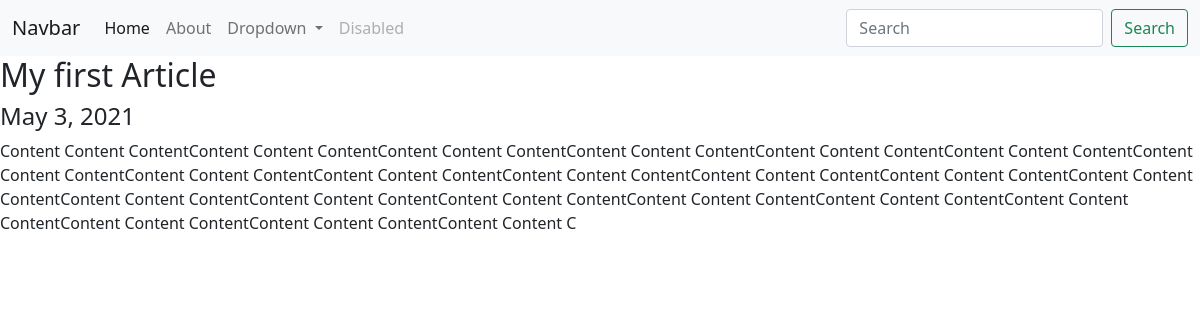
Page /blog/1/ on the committed database.
### blog/models.py (models this page shows, shortened)
class Blog(models.Model):
    title = models.CharField(max_length=100)
    published_date = models.DateField()
    content = models.TextField(max_length=500)

### blog/views.py (the view)
# urls.py: path('<int:blog_id>/', views.detail, name="detail")
def detail(request, blog_id):
    blog_article = get_object_or_404(Blog, pk = blog_id)
    return render(request, 'blog/detail.html', {'blog_article': blog_article})

### blog/templates/blog/detail.html
{% extends 'portfolio/base.html' %}
{% block content %}
<h2>{{blog_article.title}}</h2>
<h4>{{blog_article.published_date}}</h4>
<p>{{blog_article.content}}</p>
{% endblock %}

### rows in the picture
Blog: title "My first Article", published_date "May 3, 2021", content "Content Content ContentContent Content ContentContent Content ContentContent Content ContentContent Content ContentContent Content ContentContent Content ContentContent Content ContentContent Content ContentContent Content ContentContent Content ContentContent Content ContentContent Content ContentContent Content ContentContent Content ContentContent Content ContentContent Content ContentContent Content ContentContent Content ContentContent Content ContentContent Content ContentContent Content C"
